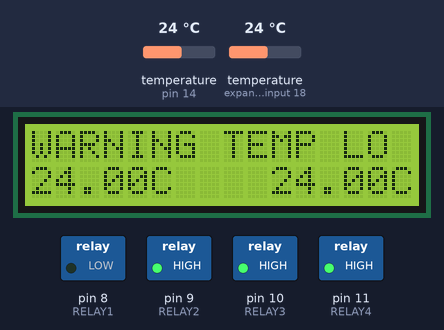
This sketch was run on a simulated Arduino Uno, built with avr-gcc and run on an emulated ATmega328P. Parts: 16×2 character LCD, switched loads named in the sketch (green lamp = pin HIGH). The inputs (shaded band) are chosen by the test bench; at power-on: temperature (sensors on pin 14, expander input 18) 24 °C. The local clock reads 2024-03-15 10:24:30 at power-on unless the sketch sets it.

Above: at 28.5 s.

The sketch:

AQ_Control_With_LCD_Display_ino.ino
```cpp
/*! \Cammand Lists
*      Commands that can used from a serial connection for testing functions.
*
*   1.) Print temprature.
*   2.) Turn on light.
*   3.) Turn off light.
*   4.) Lights Automatic.
*   5.) Print time from RTC.
*/

#define DS18S20_ID 0x10
#define DS18B20_ID 0x28
#define DS1307_ADDRESS 0x68
#define ONE_WIRE_BUS_PIN 14
#define RELAY1 8
#define RELAY2 9
#define RELAY3 10
#define RELAY4 11
#include <Wire.h>
#include <OneWire.h>
#include <DallasTemperature.h>
#include <LiquidCrystal.h>


// -- Variables to hold RTC --
int second;
int minute;
int hour;
int weekDay;
int monthDay;
int month;
int year;
// ---------------------------

int intRead;                                    // int to identify command chosen.
int light = 0;                                  // State of lights (0 = Off, 1 = On & 2 = Manual.).
int offTime = 22;                               // Hour of the day to turn off lights.
int onTime = 10;                                // Hour of the day to turn on lights.
float temp;                                     // Holds temprature value of current read.
float temp1;                                    // Holds temprature of sensor1.
float temp2;                                    // Holds temprature of sensor2.
byte zero = 0x00;                               // Workaround for issue #527 in RTC.
LiquidCrystal lcd(2, 3, 4, 5, 6, 7);            // Initialize the library with the numbers of the interface pins.
OneWire oneWire(ONE_WIRE_BUS_PIN);
DallasTemperature sensors(&oneWire);

// Temprature sensor's addresses.
DeviceAddress Probe01 = { 0x28, 0x60, 0xB3, 0xA0, 0x05, 0x00, 0x00, 0x40 };
DeviceAddress Probe02 = { 0x28, 0xAD, 0x7A, 0xA0, 0x05, 0x00, 0x00, 0x44 };

/*! \Function to convert time.
*      bcdToDec();
*
*   Convert binary coded decimal
*   to normal decimal numbers.
*/
byte bcdToDec(byte val)  {

  return ( (val/16*10) + (val%16) );
}

/*! \Function to get time.
*      getDate();
*
*   This gets the time from the DS1307
*/
void getDate() {
  // Reset the register pointer
  Wire.beginTransmission(DS1307_ADDRESS);
  Wire.write(zero);
  Wire.endTransmission();

  Wire.requestFrom(DS1307_ADDRESS, 7);

  second = bcdToDec(Wire.read());
  minute = bcdToDec(Wire.read());
  hour = bcdToDec(Wire.read() & 0b111111);       //24 hour time
  weekDay = bcdToDec(Wire.read());               //0-6 -> sunday - Saturday
  monthDay = bcdToDec(Wire.read());
  month = bcdToDec(Wire.read());
  year = bcdToDec(Wire.read());
}

/*! \Function to print time.
*      printDate();
*
*   Print the date EG 23:59:59
*/
void printDate(){

  Serial.print(hour);
  Serial.print(":");
  Serial.print(minute);
  Serial.print(":");
  Serial.println(second);
}

/*! \Function to get temperature.
*      printTemperature();
*
*   This gets the tempreature from
*   the DS18B20's Connected to pin 14
*   and converts it to degrees celsius.
*/
void printTemperature(DeviceAddress deviceAddress) {

   float tempC = sensors.getTempC(deviceAddress);

   if (tempC == -127.00)
   {
     Serial.print("Error getting temperature  ");
   }
   else
   {
     temp = tempC;
   }
}

/*! \Control Lights ON.
*      lightsON();
*
*   This function will control the lights.
*   it will serve as the way for the timer
*   to turn the lights on at a
*   specific time of the day.
*/
void lightsOn() {
  digitalWrite(RELAY4,LOW);                     // Turn on light 4.
  delay(5000);
  digitalWrite(RELAY3,LOW);                     // Turn on light 3.
  delay(5000);
  digitalWrite(RELAY2,LOW);                     // Turn on light 2
  delay(5000);
  digitalWrite(RELAY1,LOW);                     // Turn on light 1.
  delay(3000);
  digitalWrite(RELAY2,HIGH);                    // Turn on light 4.
  delay(5000);
  digitalWrite(RELAY3,HIGH);                    // Turn on light 3.
  delay(5000);
  digitalWrite(RELAY4,HIGH);
  light = 1;
}

/*! \Control Lights Off.
*      lightsOff();
*
*   This function will control the lights.
*   it will serve as the way for the timer
*   to turn the lights off at a
*   specific time of the day.
*/
void lightsOff() {
  digitalWrite(RELAY4,LOW);                     // Turn on light 4.
  delay(5000);
  digitalWrite(RELAY3,LOW);                     // Turn on light 3.
  delay(5000);
  digitalWrite(RELAY2,LOW);                     // Turn on light 2
  digitalWrite(RELAY1,HIGH);                    // Turn off light 1.
  delay(5000);
  digitalWrite(RELAY2,HIGH);                    // Turn off light 2.
  delay(5000);
  digitalWrite(RELAY3,HIGH);                    // Turn off light 3.
  delay(5000);
  digitalWrite(RELAY4,HIGH);                    // Turn off light 4.
  light = 0;
}

/*! \Write to LCD temp.
*      tempLCD();
*
*   Writes temprature to display
*/
void tempLCD() {
  sensors.requestTemperatures();
  delay(10);
  printTemperature(Probe01);                    // Get temprature from sensor1.
  temp1 = temp;
  delay(10);                                    // Wait for stability.
  printTemperature(Probe02);                    // Get temprature from sensor2.
  temp2 = temp;
  delay(10);                                    // Wait for stability.

  lcd.setCursor(0, 1);
  delay(10);
  lcd.print(temp1);                             // Write temprature from sensor1 to LCD.
  delay(10);
  lcd.setCursor(5, 1);
  delay(10);
  lcd.print("C");
  delay(10);
  lcd.setCursor(10, 1);
  delay(10);
  lcd.print(temp2);                             // Write temprature from sensor2 to LCD.
  delay(10);
  lcd.setCursor(15, 1);
  delay(10);
  lcd.print("C");
}

//-------- SETUP START --------//
void setup() {
  pinMode(RELAY1, OUTPUT);
  pinMode(RELAY2, OUTPUT);
  pinMode(RELAY3, OUTPUT);
  pinMode(RELAY4, OUTPUT);
  Serial.begin(9600);                           // Enable serial communication.
  lcd.begin(16, 2);                             // LCD number of colums and rows.
  Wire.begin();                                 // Start the connection to the RTC.
  lightsOn();                                   // Turn lights on by default.
  delay(5);                                     // Pause for stability.
  sensors.setResolution(Probe01, 10);
  sensors.setResolution(Probe02, 10);
}
//--------- SETUP END ---------//

//-------- LOOP START--------//
void loop() {

  tempLCD();
  delay(10);
  getDate();
  delay(10);

  //---- Light controlled by time ----//
  if(hour >= offTime || hour < onTime) {
    if (light == 1)
    {
      lightsOff();                              // Run function to turn off lights.
      delay(10);                                // Pause for stability.
    }
  }
  else if (hour >= onTime && hour < offTime) {
    if (light == 0)
    {
      lightsOn();                               // Run function to turn off lights.
      delay(10);                                // Pause for stability.
    }
  }
  //-- End light controlled by time --//

  if (temp1 < 25.00 || temp2 < 25.00) {
    lcd.setCursor(0, 0);
    lcd.print("WARNING TEMP LO ");              // Warning for low temprature.
  }
  else if (temp1 > 28.00 || temp2 > 28.00) {
    lcd.setCursor(0, 0);
    lcd.print("WARNING TEMP HI ");              // Warning for high temprature.
  }
  else {
    lcd.setCursor(0, 0);
    lcd.print("AQ-Control ");                   // Write standard text on screen.

    // Making sure no number is left on display.
    if (hour < 10) {
      lcd.print("0");
      lcd.print(hour);
      lcd.print(":");
    }
    else {
      lcd.print(hour);
      lcd.print(":");
    }
    if (minute < 10) {
      lcd.print("0");
      lcd.print(minute);
    }
    else {
      lcd.print(minute);
    }
  }

  //-----------------------------
  //  Get command from serial
  //  and run the command listed.
  //-----------------------------
  // This will handle input from
  // the serial connection, and
  // run the functions requested
  // by the user/control unite.
  //-----------------------------
  //if (Serial.available()) {                     // read from serial.
  //  intRead = Serial.read();                    // Read the most recent int.
  //
  //  if (intRead == '1')                         // Command "1"from the command list.
  //  {
  //    Serial.print(temp1);                      // Print temprature from sensor1 to serial.
  //    Serial.println("C");
  //    Serial.print(temp2);                      // Print temprature from sensor2 to serial.
  //    Serial.println("C");
  //    delay(5);                                 // Pause for stability.
  //  }
  //  else if (intRead == '2')                    // Command "2" from the command list.
  //  {
  //    lightsOn();                               // Turn on lights.
  //    light = 2;
  //    delay(5);                                 // Pause for stability.
  //  }
  //  else if (intRead == '3')                    // Command "3" from the command list.
  //  {
  //    lightsOff();                              // Turn off lights.
  //    light = 2;
  //    delay(5);                                 // Pause for stability.
  //  }
  //  else if (intRead == '4')                    // Command "3" from the command list.
  //  {
  //    lightsOff();                              // Turn off lights.
  //    light = 0;
  //    delay(5);                                 // Pause for stability.
  //  }
  //  else if (intRead == '5')                    // Command "4" from the command list.
  //  {
  //    printDate();                              // Print date time to console.
  //    delay(5);                                 // Pause for stability.
  //  }
  //}
}
//--------- LOOP END ---------//
```
